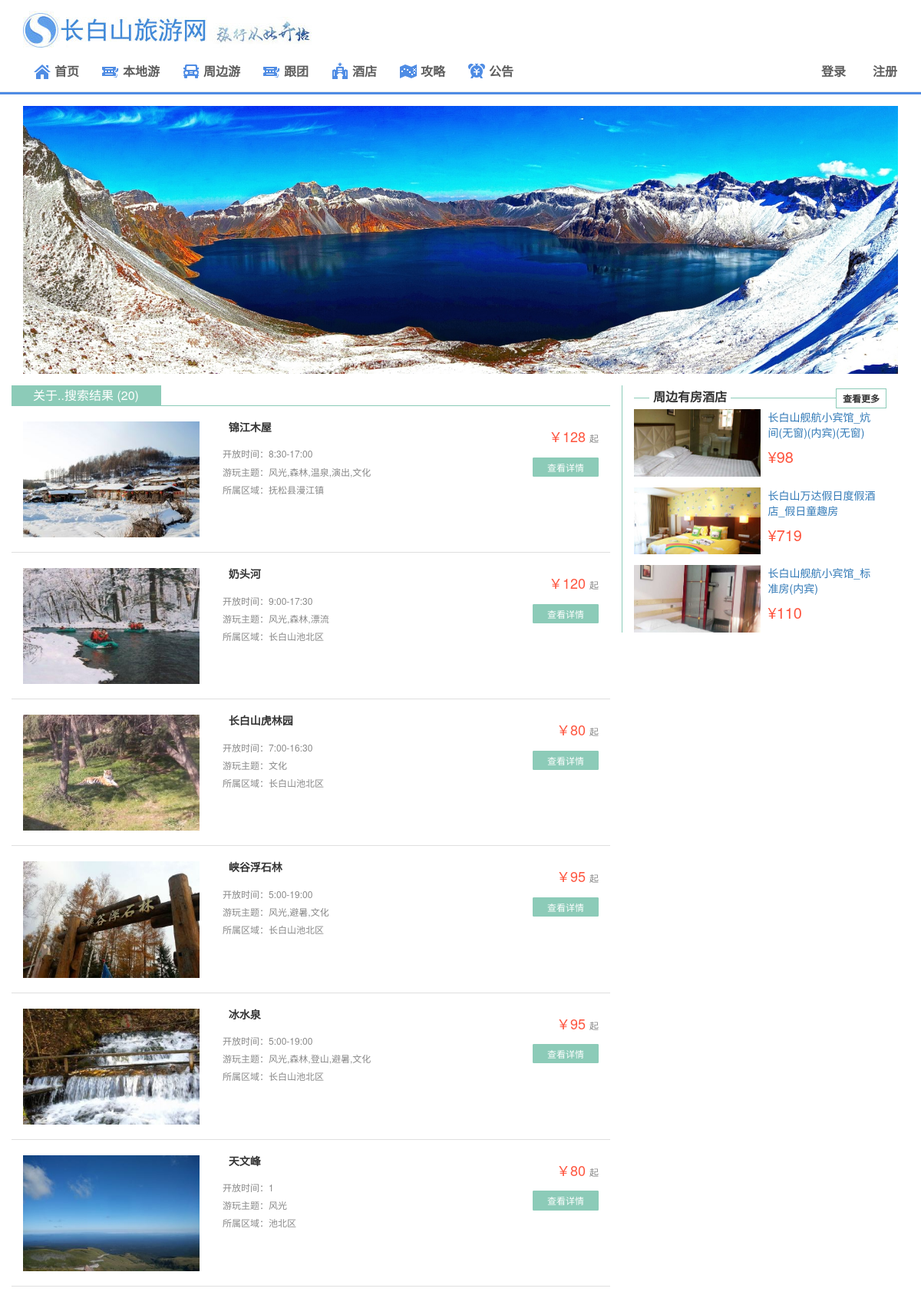
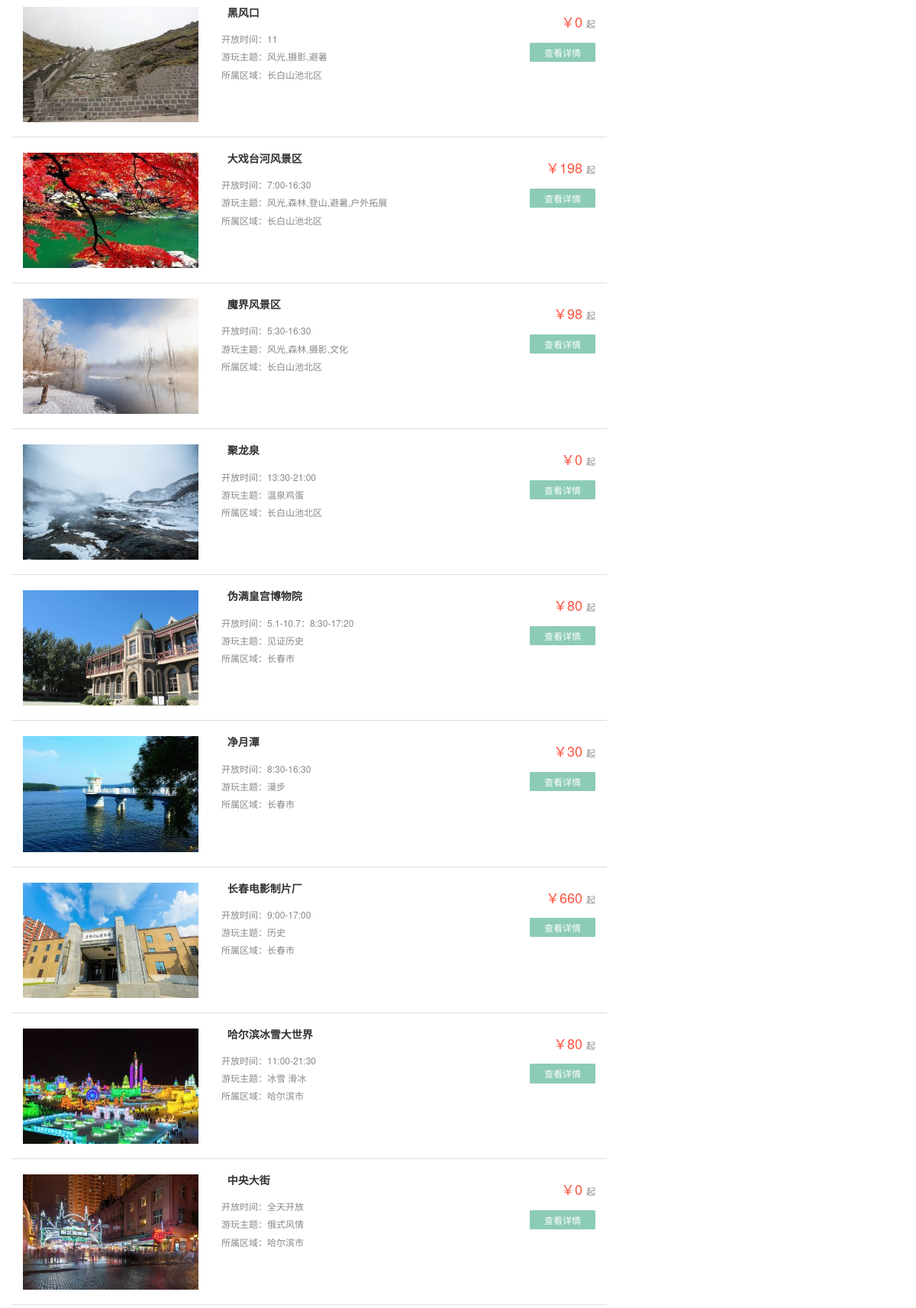
The page /search_result.php (upper part) on the database its author committed (2 pictures, top to bottom).
### tables this page shows
CREATE TABLE `sight` (
  `id` int(11) NOT NULL,
  `name` varchar(20) NOT NULL COMMENT '景区名',
  `rank` varchar(20) NOT NULL COMMENT '级别',
  `theme` varchar(30) NOT NULL COMMENT '游玩主题',
  `poster` varchar(30) DEFAULT NULL COMMENT '封面图',
  `addressp` varchar(30) NOT NULL COMMENT '经纬度地址',
  `addressd` varchar(30) NOT NULL COMMENT '详细地址',
  `opentime` varchar(20) NOT NULL COMMENT '开放时间',
  `support` varchar(30) NOT NULL COMMENT '服务保障',
  `price` int(11) NOT NULL COMMENT '价格',
  `description` text NOT NULL COMMENT '景区简介',
  `notice` text NOT NULL COMMENT '入园须知',
  `star` int(11) NOT NULL COMMENT '星级',
  `type` int(11) NOT NULL COMMENT '类型',
  `city` varchar(20) NOT NULL COMMENT '所在城市',
  `addtime` datetime NOT NULL COMMENT '修改时间'
);

CREATE TABLE `hotel` (
  `id` int(11) NOT NULL,
  `name` varchar(30) NOT NULL COMMENT '姓名',
  `img` varchar(30) NOT NULL COMMENT '首图',
  `price` int(11) NOT NULL COMMENT '价格',
  `addressd` varchar(50) NOT NULL,
  `detail` text NOT NULL COMMENT '详情',
  `addtime` datetime NOT NULL COMMENT '更新时间'
);

### search_result.php (the view, shortened to what this page needs)
<?php include("conn.php") ?>
<?php
    if (isset($_GET['name'])) {
        $name = $_GET['name'];
    }else{
        $name = "";
    }
        $sql ="SELECT * FROM `sight` WHERE name like '%".$name."%' or city like '%".$name."%'";
        $title = "关于.$name.搜索结果";
        $result = mysqli_query($conn,$sql);
        $count = mysqli_num_rows($result);
    ?>
  <!DOCTYPE html>
  <html lang="zh-cn">
  <head>
    <?php include('header_meta.php'); ?>
      <link rel="stylesheet" type="text/css" href="css/main1.css" />
  </head>
  <body>
    <?php include('header.php'); ?>
        <div class="container margin5">
          <div class="row clearfix">
            <div class="col-md-12 column">
             <img class="img-responsive center-block" src="image/cbsimg.jpg">
            </div>
          </div>
        </div>
        <div class="container margin5">
          <div class="row clearfix" align="center">
            <div class="col-md-8 col-xs-12">
              <div class="row clearfix">
                <div class="col-md-12 col-xs-12 changeroods">
                  <div class="col-md-3 col-xs-4 changerood active">
                  <?=$title?> (<?=$count?>)
                  </div>
                </div>
              </div>
              <div class="row clearfix">
                <div class="col-md-12 padding1" align="left">
                  <?php
                    if(mysqli_affected_rows($conn)>0) {
                        mysqli_data_seek($result,0);
                        while ($row = mysqli_fetch_array($result)) {
                            ?>
                            <div class="col-md-12 placerow">
                                <div class="col-md-4">
                                    <img src="image/sight_<?=$row['id']?>.jpg" class="img-responsive margin6">
                                </div>
                                <div class="col-md-6">
                                    <h5><b>&nbsp;&nbsp;<?=$row['name']?></b></h5>
                                    <h6>开放时间：<?=$row['opentime']?></h6>
                                    <h6>游玩主题：<?=$row['theme']?></h6>
                                    <h6>所属区域：<?=$row['city']?></h6>
                                </div>
                                <div class="col-md-2 phonestyle1">
                                    <h6><font class="font3">￥<?=$row['price']?></font>起</h6>
                                    <a href="sight_detail.php?id=<?=$row['id']?>" class="btn btn-more">查看详情</a>
                                </div>
                            </div>
                            <?php
                        }
                    }else{
                        echo "<div class='col-md-12 text-center'>暂无数据</div>";
                    }
                    ?>
                </div>
              </div>
            </div>
            <div class="col-md-4 col-xs-12" align="left">
              <div class="col-md-12 rightpart">
                <?php include('recom_hotel.php'); ?>
              </div>
            </div>
          </div>
        </div>
        <?php include("footer.php") ?>

### recom_hotel.php (shortened to what this page needs)
<div class="col-md-12 mainpart4">
  <a href="#" class="a2"><b>周边有房酒店</b></a>
  <a href="hotel.php" id="youfang" class="a3"><b>查看更多</b></a>
</div>
<?php
    $re_sql = "SELECT * FROM `hotel` ORDER BY rand() LIMIT 3";
    $re_result = mysqli_query($conn,$re_sql);
    if(mysqli_affected_rows($conn)>0) {
        mysqli_data_seek($re_result,0);
        while ($re_row = mysqli_fetch_array($re_result)) {
            ?>
<div class="col-md-12 padding1 padding3">
  <div class="col-md-6 padding1">
  <a href="hotel_detail.php?id=<?=$re_row['id']?>"><img src="image/hotel_<?=$re_row['id']?>.jpg" class="img-responsive">
  </div>
  <div class="col-md-6 padding1">
    <p class="zhoubian"><?=$re_row['name']?></p>
    <p class="font4 zhoubian">¥<?=$re_row['price']?></p>
  </div>
</div>
<?php
    }
}else{
    echo "<div class='col-md-12 text-center'>尚无数据</div>";
}
?>

### css/main1.css (style rules this page uses)
body { background-color: #ffffff; }
@media (min-width: 768px) { .container { width: 738px; } }
@media (min-width: 992px) { .container { width: 960px; } }
@media (min-width: 1200px) { .container { width: 1170px; } }
p { margin: 0px 0 8px; }
a { text-decoration:none !important; }
.padding1 { padding-right: 0px; padding-left: 0px; }
.padding3 { padding-top:14px; }
.margin5 { margin-top:15px; margin-bottom:15px; }
.margin6 { margin-bottom:5px; }
.font3 { color: #FE553F; font-size: 18px; margin-right:5px; }
.font4 { color: #FE553F; font-size: 20px !important; }
.zhoubian { font-size: 14px; padding-left: 10px; padding-right: 10px; }
.btn { padding: 2px 12px; width: 109px; background-color: #ff894b; font-size: 18px; color: #ffffff; border-radius: 0px; border:1px solid #ff894b; }
.btn-more { color: #fff !important; background-color: #8ccbb8; border-color: #8ccbb8; border-radius: 1px; width: 86px; cursor: pointer; font-size: 12px; padding-top:3px; padding-bottom:3px; margin-top: 7px; }
@media (min-width: 993px) { .rightpart { border-left: 1px solid #8ccbb8; } }
.mainpart4 { border-bottom: 1px solid #8ccbb8; padding-top: 8px; padding-right: 0px; padding-left: 0px; margin-top: 8px; }
.phonestyle1 { text-align: right; }
.a2 { color: #333; font-size: 16px; display: inline-block; text-decoration:none; background-color: #ffffff; position: absolute; left: 20px; padding:0px 5px; margin-top: -12px; }
.a3 { color: #333; font-size: 12px; display: inline-block; text-decoration:none; background-color: #ffffff; position: absolute; right: 0px; padding:3px 8px; margin-top: -12px; border:1px solid #8ccbb8; }
.footer a { color: #a8b0b9; padding-left:12px; padding-right:12px; font-size:12px; }
.changeroods { border-bottom: 1px solid #8ccbb8; padding-left: 0px; padding-right: 0px; font-size: 16px; }
.changeroods .active { background-color:#8ccbb8; color: #ffffff; }
.changerood { padding-left: 0px; padding-right: 0px; border-right: 1px solid #8ccbb8; line-height: 26px; cursor:pointer; color: #8ccbb8; }
.placerow { padding: 20px 0 14px; border-bottom: 1px solid #dfdfdf; }
.placerow h5 { margin-top:0px; margin-bottom: 20px; }
.placerow h6 { color: #888888; }

### rows shown on the page
sight: shows a picture, name "锦江木屋", opentime "8:30-17:00", theme "风光,森林,温泉,演出,文化", city "抚松县漫江镇", price "128"
sight: shows a picture, name "奶头河", opentime "9:00-17:30", theme "风光,森林,漂流", city "长白山池北区", price "120"
sight: shows a picture, name "长白山虎林园", opentime "7:00-16:30", theme "文化", city "长白山池北区", price "80"
sight: shows a picture, name "峡谷浮石林", opentime "5:00-19:00", theme "风光,避暑,文化", city "长白山池北区", price "95"
sight: shows a picture, name "冰水泉", opentime "5:00-19:00", theme "风光,森林,登山,避暑,文化", city "长白山池北区", price "95"
sight: shows a picture, name "天文峰", opentime "1", theme "风光", city "池北区", price "80"
sight: shows a picture, name "黑风口", opentime "11", theme "风光,摄影,避暑", city "长白山池北区", price "0"
sight: shows a picture, name "大戏台河风景区", opentime "7:00-16:30", theme "风光,森林,登山,避暑,户外拓展", city "长白山池北区", price "198"
sight: shows a picture, name "魔界风景区", opentime "5:30-16:30", theme "风光,森林,摄影,文化", city "长白山池北区", price "98"
sight: shows a picture, name "聚龙泉", opentime "13:30-21:00", theme "温泉鸡蛋", city "长白山池北区", price "0"
sight: shows a picture, name "伪满皇宫博物院", opentime "5.1-10.7：8:30-17:20", theme "见证历史", city "长春市", price "80"
sight: shows a picture, name "净月潭", opentime "8:30-16:30", theme "漫步", city "长春市", price "30"
sight: shows a picture, name "长春电影制片厂", opentime "9:00-17:00", theme "历史", city "长春市", price "660"
sight: shows a picture, name "哈尔滨冰雪大世界", opentime "11:00-21:30", theme "冰雪 滑冰", city "哈尔滨市", price "80"
sight: shows a picture, name "中央大街", opentime "全天开放", theme "俄式风情", city "哈尔滨市", price "0"
hotel: shows a picture, name "长白山舰航小宾馆_炕间(无窗)(内宾)(无窗)", price "98"
hotel: shows a picture, name "长白山万达假日度假酒店_假日童趣房", price "719"
hotel: shows a picture, name "长白山舰航小宾馆_标准房(内宾)", price "110"

### other values the page prints
$title "关于..搜索结果"
$count "20"
